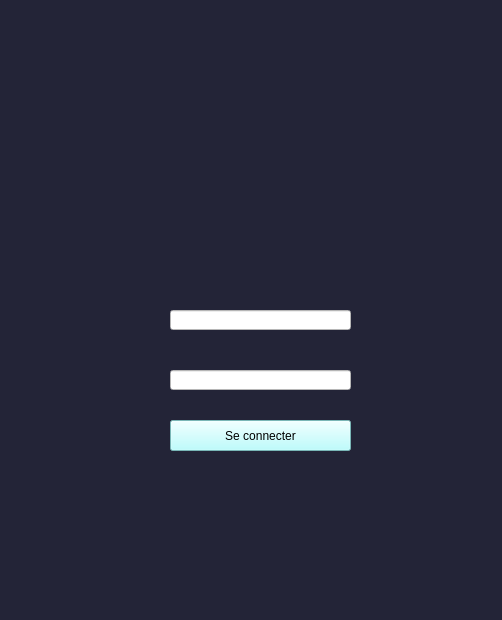
<?xml version="1.0" encoding="UTF-8"?>
<ui version="4.0">
 <class>LoginPage</class>
 <widget class="QWidget" name="LoginPage">
  <property name="geometry">
   <rect>
    <x>0</x>
    <y>0</y>
    <width>502</width>
    <height>620</height>
   </rect>
  </property>
  <property name="windowTitle">
   <string>Form</string>
  </property>
  <property name="styleSheet">
   <string notr="true">background-color: rgb(35, 36, 55);</string>
  </property>
  <widget class="QLabel" name="label">
   <property name="geometry">
    <rect>
     <x>190</x>
     <y>80</y>
     <width>131</width>
     <height>131</height>
    </rect>
   </property>
   <property name="styleSheet">
    <string notr="true">image: url(:/assets/system-administrator.png);</string>
   </property>
   <property name="text">
    <string/>
   </property>
  </widget>
  <widget class="QLineEdit" name="username">
   <property name="geometry">
    <rect>
     <x>170</x>
     <y>281</y>
     <width>181</width>
     <height>31</height>
    </rect>
   </property>
   <property name="styleSheet">
    <string notr="true">background: transparent;
color: rgb(255, 255, 255);
border: none;</string>
   </property>
  </widget>
  <widget class="QLineEdit" name="password">
   <property name="geometry">
    <rect>
     <x>170</x>
     <y>340</y>
     <width>181</width>
     <height>31</height>
    </rect>
   </property>
   <property name="styleSheet">
    <string notr="true">background: transparent;
color: rgb(255, 255, 255);
border: none;</string>
   </property>
  </widget>
  <widget class="QLineEdit" name="lineEdit_3">
   <property name="geometry">
    <rect>
     <x>170</x>
     <y>310</y>
     <width>181</width>
     <height>20</height>
    </rect>
   </property>
   <property name="styleSheet">
    <string notr="true">background-color: rgb(255, 255, 255);</string>
   </property>
  </widget>
  <widget class="QLineEdit" name="lineEdit_4">
   <property name="geometry">
    <rect>
     <x>170</x>
     <y>370</y>
     <width>181</width>
     <height>20</height>
    </rect>
   </property>
   <property name="styleSheet">
    <string notr="true">background-color: rgb(255, 255, 255);</string>
   </property>
  </widget>
  <widget class="QLabel" name="label_2">
   <property name="geometry">
    <rect>
     <x>110</x>
     <y>280</y>
     <width>41</width>
     <height>31</height>
    </rect>
   </property>
   <property name="styleSheet">
    <string notr="true">image: url(:/assets/user2.png);</string>
   </property>
   <property name="text">
    <string/>
   </property>
  </widget>
  <widget class="QLabel" name="label_3">
   <property name="geometry">
    <rect>
     <x>110</x>
     <y>340</y>
     <width>41</width>
     <height>31</height>
    </rect>
   </property>
   <property name="styleSheet">
    <string notr="true">image: url(:/assets/padlock.png);</string>
   </property>
   <property name="text">
    <string/>
   </property>
  </widget>
  <widget class="QPushButton" name="pushButton">
   <property name="geometry">
    <rect>
     <x>170</x>
     <y>420</y>
     <width>181</width>
     <height>31</height>
    </rect>
   </property>
   <property name="styleSheet">
    <string notr="true">background-color: rgb(170, 255, 255);</string>
   </property>
   <property name="text">
    <string>Se connecter</string>
   </property>
  </widget>
 </widget>
 <resources/>
 <connections/>
</ui>
